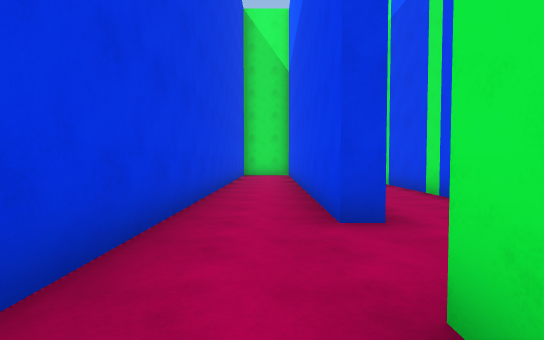
View 1 (above)

15 first-person views from a walk through a scene from a Unity 3-D project. The camera is 1.4 m above the floor, tilts 2° down and sees 85° across. The floor is counted in squares, 2 m on a side. Each view is taken from the middle of a square. On the plan, view 1 faces up. The plan holds only what a view shows up to about 10 squares ahead; the rest is blank. The place goes on beyond the plan.

View 2
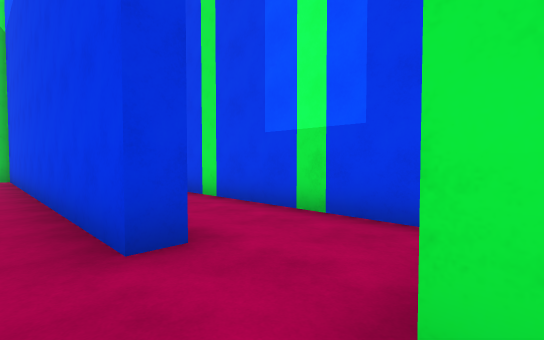

View 3
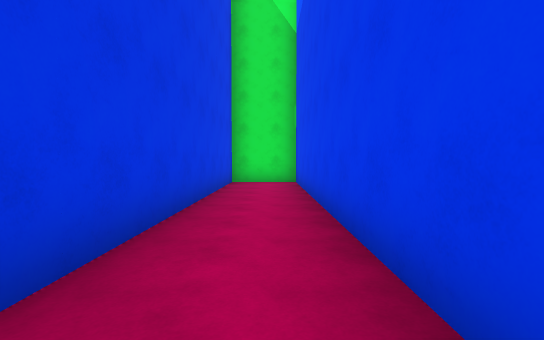

View 4
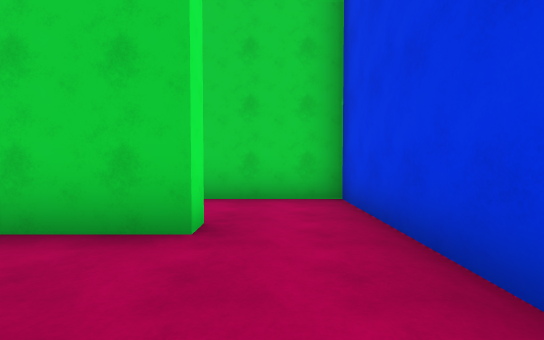

View 5
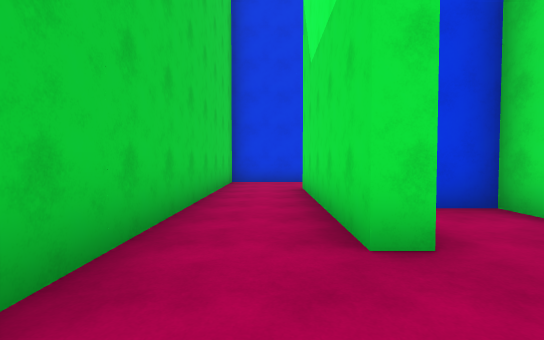

View 6
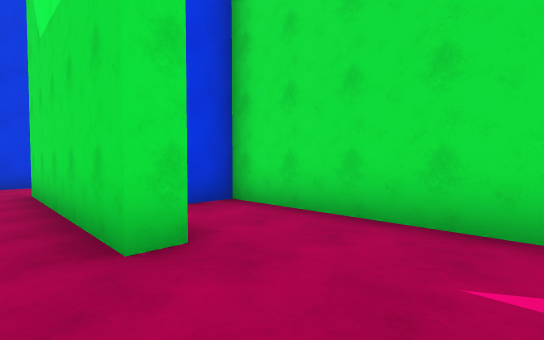

View 7
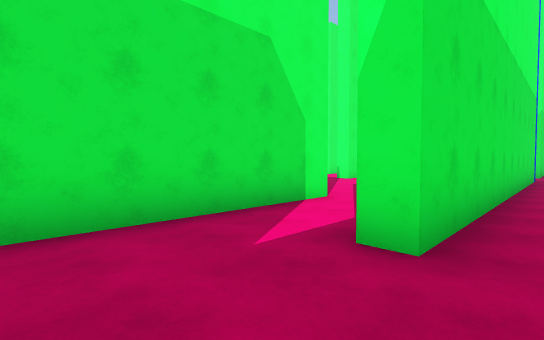

View 8
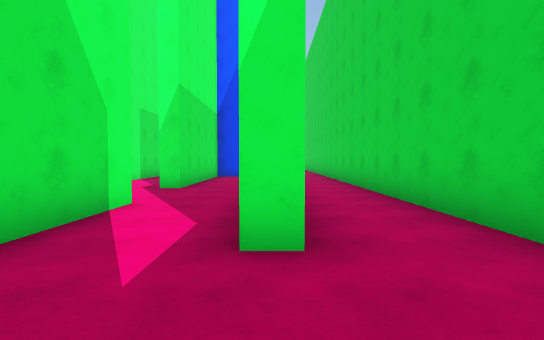

View 9
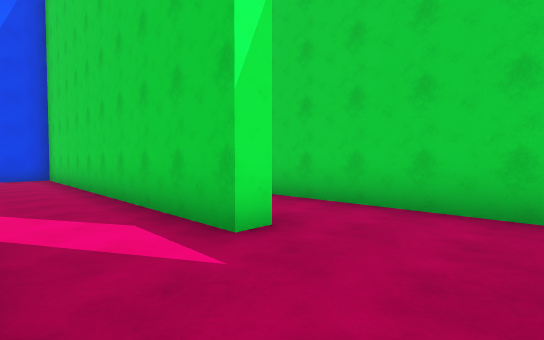

View 10
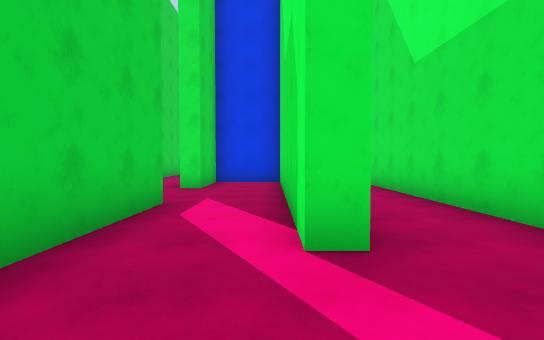

View 11
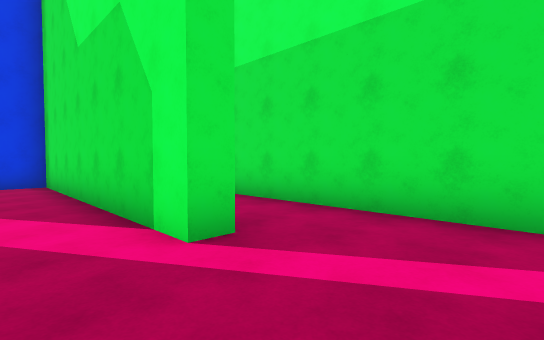

View 12
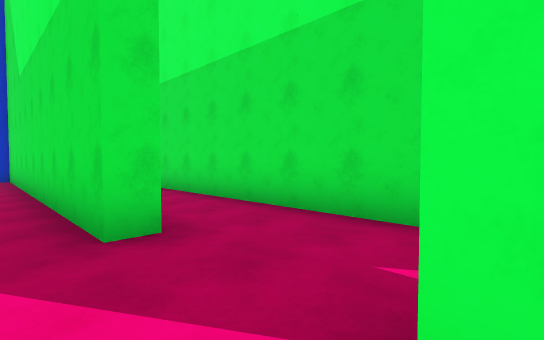

View 13
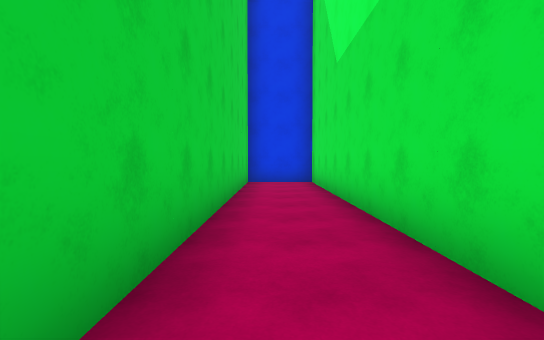

View 14
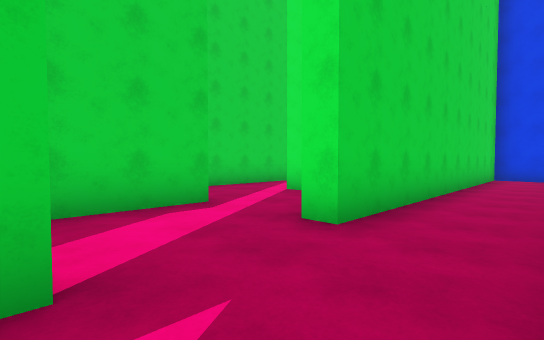

View 15
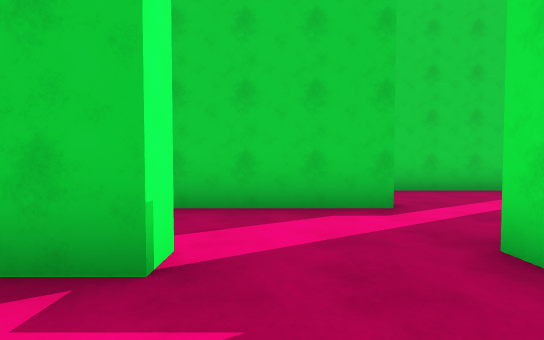

### Floor plan
Ten units are one square. View 1 is at (0, 0); x grows to the right and y downward. Boxes are objects, and circles mark ways between rooms. Rooms are numbered by the first view taken in them; rooms with no view inside come last. Other rooms are left out.
<svg viewBox="-17 -137 187 155">
<path fill="none" stroke="#000" d="M84 -32 38 -32 38 -13 58 -13 58 -8 8 -8 8 -13M-12 -14 -12 13 160 13M165 -8 83 -8 83 -13M8 -32 8 -132 -12 -132 -12 -14M108 -39 108 -32 84 -32M83 -13 165 -13M132 -58 39 -58M161 -32 132 -32 132 -38M132 -38 165 -38M150 -83 38 -83 38 -63 132 -63 132 -58M157 -58 157 -63 165 -63"/>
<circle cx="0" cy="-10" r="3" fill="#2a7"/>
<circle cx="95" cy="-25" r="3" fill="#2a7"/>
<circle cx="130" cy="-50" r="3" fill="#2a7"/>
<text x="70" y="-10">1</text>
<text x="0" y="-80">2</text>
<text x="110" y="-30">3</text>
<text x="110" y="-70">4</text>
</svg>
Room 1 opens to room 2. Room 1 opens to room 3. Room 3 opens to room 4.

Where each view was taken, in squares from view 1:
view 1: 0 up, 0 right, facing up
view 2: 1 up, 0 right, facing up-right
view 3: 4 up, 0 right, facing up
view 4: 4 up, 0 right, facing down
view 5: 0 up, 8 right, facing left
view 6: 0 up, 8 right, facing up-left
view 7: 0 up, 6 right, facing up-right
view 8: 1 up, 6 right, facing right
view 9: 3 up, 6 right, facing down-right
view 10: 3 up, 13 right, facing left
view 11: 2 up, 13 right, facing up-left
view 12: 5 up, 16 right, facing up-left
view 13: 7 up, 13 right, facing left
view 14: 8 up, 16 right, facing down-left
view 15: 8 up, 15 right, facing down
